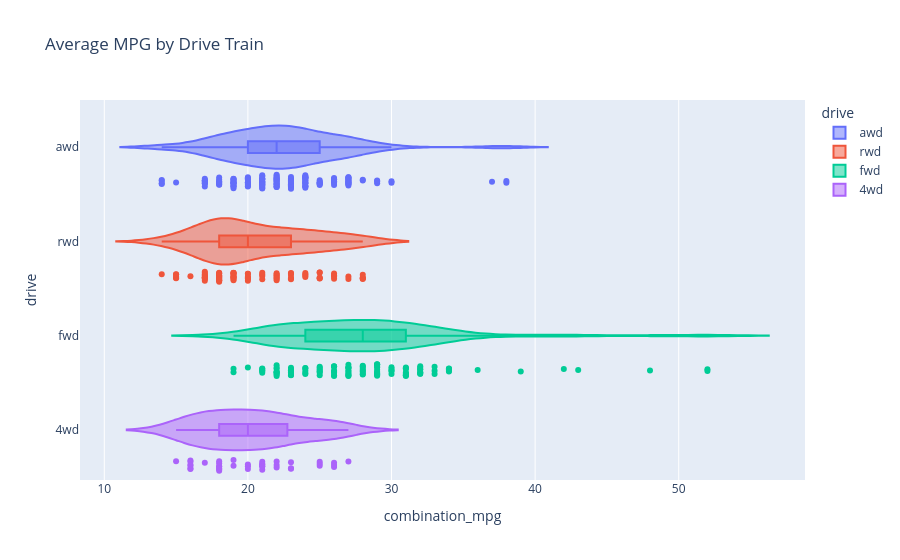

The code cell stored with this chart in its notebook:
### Markdown cell above
---

### Code cell
# Create violin plot
fig = px.violin(df, 
                y='drive', 
                x='combination_mpg', 
                color='drive', 
                box=True, 
                points="all", 
                title="Average MPG by Drive Train",
                orientation='h')

# Show the plot
fig.show()

### Figure 1 — Plotly figure (JSON) as saved in the notebook; plotly's stock layout.template omitted (floating-point values rounded to 4 significant figures; data arrays with more than 128 entries replaced by an {"elided": "..."} marker saying what was removed)
{"data": [{"alignmentgroup": "True", "box": {"visible": true}, "hovertemplate": "drive=%{y}<br>combination_mpg=%{x}<extra></extra>", "legendgroup": "awd", "marker": {"color": "#636efa"}, "name": "awd", "offsetgroup": "awd", "orientation": "h", "points": "all", "scalegroup": "True", "showlegend": true, "type": "violin", "x": {"elided": "150 int values"}, "x0": " ", "xaxis": "x", "y": {"elided": "150 str values"}, "y0": " ", "yaxis": "y"}, {"alignmentgroup": "True", "box": {"visible": true}, "hovertemplate": "drive=%{y}<br>combination_mpg=%{x}<extra></extra>", "legendgroup": "rwd", "marker": {"color": "#EF553B"}, "name": "rwd", "offsetgroup": "rwd", "orientation": "h", "points": "all", "scalegroup": "True", "showlegend": true, "type": "violin", "x": [19, 28, 28, 19, 19, 19, 24, 24, 28, 24, 21, 25, 20, 25, 22, 22, 22, 21, 22, 21, 22, 27, 28, 26, 26, 28, 26, 27, 23, 23, 17, 15, 15, 19, 18, 17, 17, 20, 22, 24, 23, 20, 25, 19, 20, 23, 20, 25, 25, 16, 17, 20, 18, 19, 19, 18, 14, 26, 18, 18, 18, 18, 18, 21, 19, 19, 18, 18, 18, 18, 17, 17, 18, 17, 17, 18, 19, 23, 20, 18, 23, 22, 17, 17, 15, 15, 15], "x0": " ", "xaxis": "x", "y": ["rwd", "rwd", "rwd", "rwd", "rwd", "rwd", "rwd", "rwd", "rwd", "rwd", "rwd", "rwd", "rwd", "rwd", "rwd", "rwd", "rwd", "rwd", "rwd", "rwd", "rwd", "rwd", "rwd", "rwd", "rwd", "rwd", "rwd", "rwd", "rwd", "rwd", "rwd", "rwd", "rwd", "rwd", "rwd", "rwd", "rwd", "rwd", "rwd", "rwd", "rwd", "rwd", "rwd", "rwd", "rwd", "rwd", "rwd", "rwd", "rwd", "rwd", "rwd", "rwd", "rwd", "rwd", "rwd", "rwd", "rwd", "rwd", "rwd", "rwd", "rwd", "rwd", "rwd", "rwd", "rwd", "rwd", "rwd", "rwd", "rwd", "rwd", "rwd", "rwd", "rwd", "rwd", "rwd", "rwd", "rwd", "rwd", "rwd", "rwd", "rwd", "rwd", "rwd", "rwd", "rwd", "rwd", "rwd"], "y0": " ", "yaxis": "y"}, {"alignmentgroup": "True", "box": {"visible": true}, "hovertemplate": "drive=%{y}<br>combination_mpg=%{x}<extra></extra>", "legendgroup": "fwd", "marker": {"color": "#00cc96"}, "name": "fwd", "offsetgroup": "fwd", "orientation": "h", "points": "all", "scalegroup": "True", "showlegend": true, "type": "violin", "x": [28, 27, 30, 31, 31, 30, 32, 31, 26, 29, 27, 31, 27, 31, 32, 31, 32, 28, 22, 28, 43, 23, 27, 32, 32, 22, 27, 26, 29, 22, 26, 26, 22, 30, 31, 27, 29, 29, 31, 19, 29, 30, 52, 29, 28, 30, 29, 27, 26, 48, 23, 34, 32, 33, 33, 34, 32, 52, 34, 26, 25, 23, 22, 23, 34, 25, 27, 22, 34, 25, 26, 21, 28, 26, 36, 22, 24, 29, 20, 21, 33, 23, 23, 22, 39, 25, 28, 23, 42, 31, 28, 29, 29, 23, 29, 32, 23, 19, 21, 27, 29, 27, 28, 21, 21, 22, 25, 25, 25, 24, 24, 24, 24], "x0": " ", "xaxis": "x", "y": ["fwd", "fwd", "fwd", "fwd", "fwd", "fwd", "fwd", "fwd", "fwd", "fwd", "fwd", "fwd", "fwd", "fwd", "fwd", "fwd", "fwd", "fwd", "fwd", "fwd", "fwd", "fwd", "fwd", "fwd", "fwd", "fwd", "fwd", "fwd", "fwd", "fwd", "fwd", "fwd", "fwd", "fwd", "fwd", "fwd", "fwd", "fwd", "fwd", "fwd", "fwd", "fwd", "fwd", "fwd", "fwd", "fwd", "fwd", "fwd", "fwd", "fwd", "fwd", "fwd", "fwd", "fwd", "fwd", "fwd", "fwd", "fwd", "fwd", "fwd", "fwd", "fwd", "fwd", "fwd", "fwd", "fwd", "fwd", "fwd", "fwd", "fwd", "fwd", "fwd", "fwd", "fwd", "fwd", "fwd", "fwd", "fwd", "fwd", "fwd", "fwd", "fwd", "fwd", "fwd", "fwd", "fwd", "fwd", "fwd", "fwd", "fwd", "fwd", "fwd", "fwd", "fwd", "fwd", "fwd", "fwd", "fwd", "fwd", "fwd", "fwd", "fwd", "fwd", "fwd", "fwd", "fwd", "fwd", "fwd", "fwd", "fwd", "fwd", "fwd", "fwd"], "y0": " ", "yaxis": "y"}, {"alignmentgroup": "True", "box": {"visible": true}, "hovertemplate": "drive=%{y}<br>combination_mpg=%{x}<extra></extra>", "legendgroup": "4wd", "marker": {"color": "#ab63fa"}, "name": "4wd", "offsetgroup": "4wd", "orientation": "h", "points": "all", "scalegroup": "True", "showlegend": true, "type": "violin", "x": [20, 16, 16, 20, 18, 22, 21, 19, 26, 26, 25, 19, 21, 21, 22, 17, 21, 21, 22, 23, 26, 27, 16, 18, 18, 18, 16, 18, 18, 16, 16, 18, 20, 21, 15, 25, 25, 23, 23], "x0": " ", "xaxis": "x", "y": ["4wd", "4wd", "4wd", "4wd", "4wd", "4wd", "4wd", "4wd", "4wd", "4wd", "4wd", "4wd", "4wd", "4wd", "4wd", "4wd", "4wd", "4wd", "4wd", "4wd", "4wd", "4wd", "4wd", "4wd", "4wd", "4wd", "4wd", "4wd", "4wd", "4wd", "4wd", "4wd", "4wd", "4wd", "4wd", "4wd", "4wd", "4wd", "4wd"], "y0": " ", "yaxis": "y"}], "layout": {"legend": {"title": {"text": "drive"}, "tracegroupgap": 0}, "title": {"text": "Average MPG by Drive Train"}, "violinmode": "overlay", "xaxis": {"anchor": "y", "domain": [0, 1], "title": {"text": "combination_mpg"}}, "yaxis": {"anchor": "x", "categoryarray": ["4wd", "fwd", "rwd", "awd"], "categoryorder": "array", "domain": [0, 1], "title": {"text": "drive"}}}}
